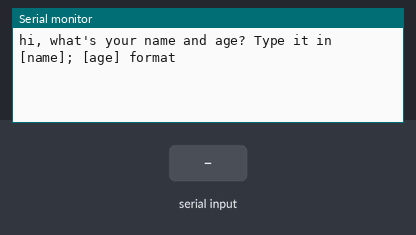
Recording of a sketch running on a simulated Arduino Uno, built with avr-gcc and run on an emulated ATmega328P. On the bench: the last lines printed to the serial monitor. Inputs (shaded band) come from the test bench.

Above: at 1.2 s.
1.3 s: "1" received over Serial
At 2.5 s:
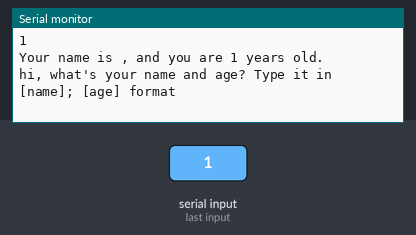
2.8 s: "0" received over Serial
At 4.0 s:
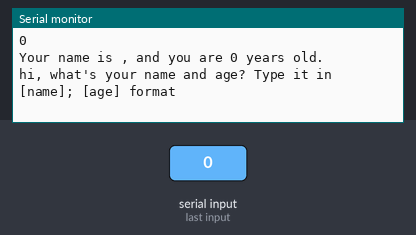
4.3 s: "2" received over Serial
At 5.2 s:
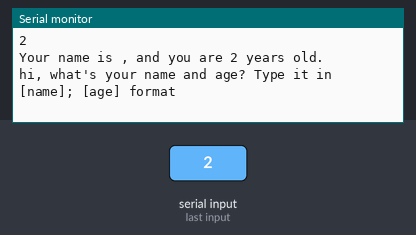

Measured:
- after the input at 1.3 s, the serial monitor: prints a new line after 0.05 s (image 1)
- after the input at 2.8 s, the serial monitor: prints a new line after 0.05 s (image 2)
- after the input at 4.3 s, the serial monitor: prints a new line after 0.05 s (image 3)

The sketch:

Serial_Commands.ino
```cpp
// Name-age Communicator

void setup()
{
  Serial.begin(9600);
  Serial.setTimeout(50);
}

void loop()
{
  Serial.println("hi, what's your name and age? Type it in [name]; [age] format");
  while (Serial.available() == false) {}

  char huamn_info[50];
  String init_string = Serial.readString();
  init_string.toCharArray(huamn_info, 50);
  String age_str = "";
  String name_str = "";
  for (int exit = 0; exit < strlen(huamn_info); exit++) {
    if (isAlpha (huamn_info[exit])) {
      name_str.concat(huamn_info[exit]);
      Serial.println(name_str);
      }
    if (isDigit(huamn_info[exit])) {
      age_str.concat(huamn_info[exit]);
      Serial.println(age_str);
      }
    }
  String sentence = "Your name is ";
  sentence.concat(name_str);
  sentence.concat(", and you are ");
  sentence.concat(age_str);
  sentence.concat(" years old.");
  Serial.println(sentence);
}
```
